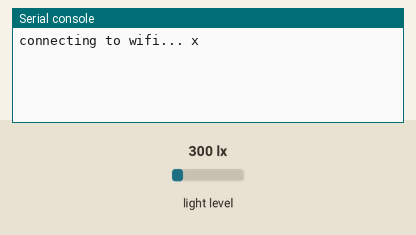
A program run on a simulated CircuitPython board. On the bench: the last lines printed to the serial console. Inputs (shaded band) come from the test bench; at power-on: light level 300 lx. Values from a settings file that is not in the repository are placeholders; web requests get an empty 200 reply after 0.4 s.

Above: at 1.2 s.
1.3 s: light level set to 40 lx
At 3.4 s:
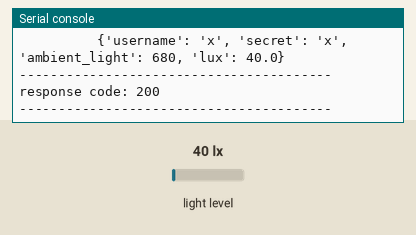
5.7 s: light level set to 500 lx
At 12.16 s:
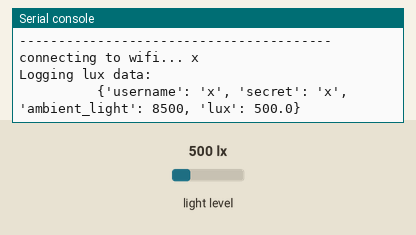

The program:

logger.py
```python
"""
Connect to the lux and environmental sensors and log data to
the firebase server.
"""
import time
import adafruit_veml7700
import adafruit_bme680
from adafruit_datetime import datetime
import wifi
import socketpool
import ssl

import board
import adafruit_requests as requests


import config

conn = None


def connect_wifi():
    print("connecting to wifi...", config.ssid)
    global conn
    if conn:
        return conn

    wifi.radio.connect(config.ssid, config.wifi_password)

    # Initialize a requests session
    pool = socketpool.SocketPool(wifi.radio)
    conn = requests.Session(pool, ssl.create_default_context())
    print("Wifi connected")
    return conn


def log_lux(requests, lux):
    data = {
        "username": config.logger_user,
        "secret": config.logger_secret,
        "ambient_light": lux.light,
        "lux": lux.lux,
    }

    print(f"""Logging lux data:
          {data}""")

    if not requests:
        print("no wifi connection")
        return

    with requests.post(config.logger_url, data=data) as response:
        print("-" * 40)
        print("response code:", response.status_code)
        print("-" * 40)


def log_gas(gas):
    print("""
Gas sensor data:
----------------""")
    print(f"Temperature: {gas.temperature + config.temperature_offset:.1f} C")
    print(f"Gas: {gas.gas} ohm")
    print(f"Humidity: {gas.relative_humidity:.1f} %")
    print(f"Pressure: {gas.pressure:.3f} hPa")
    print(f"Altitude: {gas.altitude:.2f} meters")


def init_sensor():
    i2c = board.STEMMA_I2C()
    lux = adafruit_veml7700.VEML7700(i2c)
    gas = adafruit_bme680.Adafruit_BME680_I2C(i2c)
    gas.sea_level_pressure = config.sea_level_pressure
    return lux, gas


lux, gas = init_sensor()

while True:
    conn = connect_wifi()
    log_lux(conn, lux)
    # log_gas(gas)
    time.sleep(config.log_timeout)
```

Measured:
- after the input at 1.3 s, the serial console: prints a new line after 0.20 s (image 1)
- after the input at 5.7 s, the serial console: prints a new line after 6.2 s (image 2)
